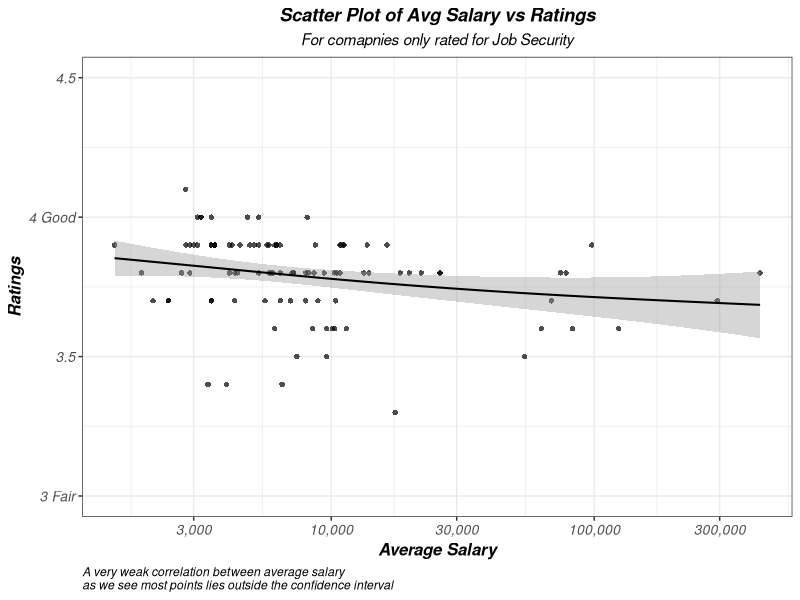

Write R code to recreate this figure.
library(readxl)
library(dplyr)
library(ggplot2)


# Load data --------------------------------------
companies_df <- read_excel("companies.xlsx")


# Filter data ------------------------------------
filtered_companies_df <- companies_df %>%
  filter(Highly_rated_for == "Job Security")%>%                                 # Filter the data uniquely on "Job security"
  mutate(Avg_salary = as.numeric(gsub("k", "", Avg_salary)) * 1000)%>%          # Convert the "k" into 1000
  slice(1:100)                                                                  # Selecting the first 100 results


# Load graph ------------------------------------
ggplot(data = filtered_companies_df, aes(x = Avg_salary, y = Ratings)) +        # Creating a scatter-plot with "Avg_salary" in x-axis and "Ratings" in y-axis
  geom_point(shape =16 , alpha = 0.7) +                  # Setting up the aesthetic of the points
  geom_smooth(method = "gam", color = "black", size = 0.7, se = TRUE) +         # Creating a line of best fit
  scale_color_gradient(low = "yellow", high = "#D22B2B") +                      # Scale the point colours base on the "Ratings"
  theme_bw() +                                                                  # Setting up a black and white background
  
  # Manage plot labels and legends
  labs(
    title = "Scatter Plot of Avg Salary vs Ratings",
    subtitle = "For comapnies only rated for Job Security",
    x = "Average Salary",
    y = "Ratings",
    caption = "A very weak correlation between average salary \nas we see most points lies outside the confidence interval") +
  
  # Scale x and y axis
  scale_x_continuous(labels = scales::comma,
                     trans = "log10") +                                         # Scale x exponentially and label the results using comma
  scale_y_continuous(
    limits = c(3,4.5),
    breaks = seq(3, 4.5, 0.5),
    labels = c("3 Fair", "3.5", "4 Good", "4.5")               # Scale y base on the the values of "Ratings"
  ) +
  
  # Setting up the aesthetic of the graph 
  theme(plot.title = element_text(hjust = 0.5, face = "bold.italic"),
        plot.subtitle = element_text(hjust = 0.5, face = "italic"),
        plot.caption = element_text(hjust = 0, face = 'italic'),
        legend.position = "right",
        axis.text = element_text(size = 10, face = "italic"),
        axis.title = element_text(size = 12, face = "bold.italic"))